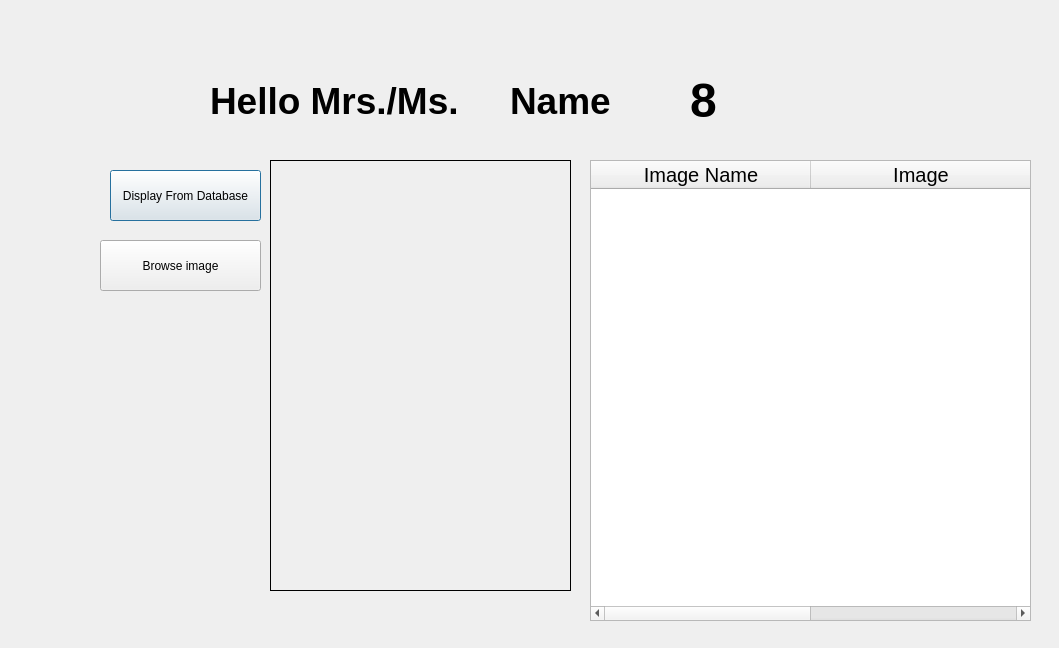
<?xml version="1.0" encoding="UTF-8"?>
<ui version="4.0">
 <class>SecDataqt5</class>
 <widget class="QDialog" name="SecDataqt5">
  <property name="geometry">
   <rect>
    <x>0</x>
    <y>0</y>
    <width>1059</width>
    <height>648</height>
   </rect>
  </property>
  <property name="windowTitle">
   <string>Dialog</string>
  </property>
  <property name="styleSheet">
   <string notr="true">background-image {
url(:/images/second.png)
}</string>
  </property>
  <widget class="QWidget" name="widget" native="true">
   <property name="geometry">
    <rect>
     <x>0</x>
     <y>0</y>
     <width>1051</width>
     <height>651</height>
    </rect>
   </property>
   <property name="styleSheet">
    <string notr="true">#widget {
border-image: url(:/images/second.png)
}
</string>
   </property>
   <widget class="QLabel" name="label">
    <property name="geometry">
     <rect>
      <x>210</x>
      <y>50</y>
      <width>291</width>
      <height>101</height>
     </rect>
    </property>
    <property name="font">
     <font>
      <pointsize>28</pointsize>
      <weight>75</weight>
      <bold>true</bold>
     </font>
    </property>
    <property name="text">
     <string>Hello Mrs./Ms.</string>
    </property>
   </widget>
   <widget class="QLabel" name="loggedusername">
    <property name="geometry">
     <rect>
      <x>510</x>
      <y>50</y>
      <width>291</width>
      <height>101</height>
     </rect>
    </property>
    <property name="font">
     <font>
      <pointsize>28</pointsize>
      <weight>75</weight>
      <bold>true</bold>
     </font>
    </property>
    <property name="text">
     <string>Name</string>
    </property>
   </widget>
   <widget class="QPushButton" name="display_from_database">
    <property name="geometry">
     <rect>
      <x>110</x>
      <y>170</y>
      <width>151</width>
      <height>51</height>
     </rect>
    </property>
    <property name="text">
     <string>Display From Database</string>
    </property>
   </widget>
   <widget class="QLabel" name="loggedID">
    <property name="geometry">
     <rect>
      <x>690</x>
      <y>80</y>
      <width>71</width>
      <height>41</height>
     </rect>
    </property>
    <property name="font">
     <font>
      <pointsize>36</pointsize>
      <weight>75</weight>
      <bold>true</bold>
     </font>
    </property>
    <property name="text">
     <string>8</string>
    </property>
   </widget>
   <widget class="QPushButton" name="browse_image">
    <property name="geometry">
     <rect>
      <x>100</x>
      <y>240</y>
      <width>161</width>
      <height>51</height>
     </rect>
    </property>
    <property name="text">
     <string>Browse image</string>
    </property>
   </widget>
   <widget class="QLabel" name="lbl_image_Browse">
    <property name="geometry">
     <rect>
      <x>270</x>
      <y>160</y>
      <width>301</width>
      <height>431</height>
     </rect>
    </property>
    <property name="frameShape">
     <enum>QFrame::Panel</enum>
    </property>
    <property name="text">
     <string/>
    </property>
    <property name="scaledContents">
     <bool>true</bool>
    </property>
   </widget>
   <widget class="QTableWidget" name="tableWidget_Image_From_Database">
    <property name="geometry">
     <rect>
      <x>590</x>
      <y>160</y>
      <width>441</width>
      <height>461</height>
     </rect>
    </property>
    <property name="font">
     <font>
      <pointsize>24</pointsize>
     </font>
    </property>
    <attribute name="horizontalHeaderCascadingSectionResizes">
     <bool>false</bool>
    </attribute>
    <attribute name="horizontalHeaderDefaultSectionSize">
     <number>220</number>
    </attribute>
    <column>
     <property name="text">
      <string>Image Name</string>
     </property>
     <property name="font">
      <font>
       <pointsize>15</pointsize>
      </font>
     </property>
    </column>
    <column>
     <property name="text">
      <string>Image</string>
     </property>
     <property name="font">
      <font>
       <pointsize>15</pointsize>
      </font>
     </property>
    </column>
   </widget>
  </widget>
 </widget>
 <resources/>
 <connections/>
</ui>
